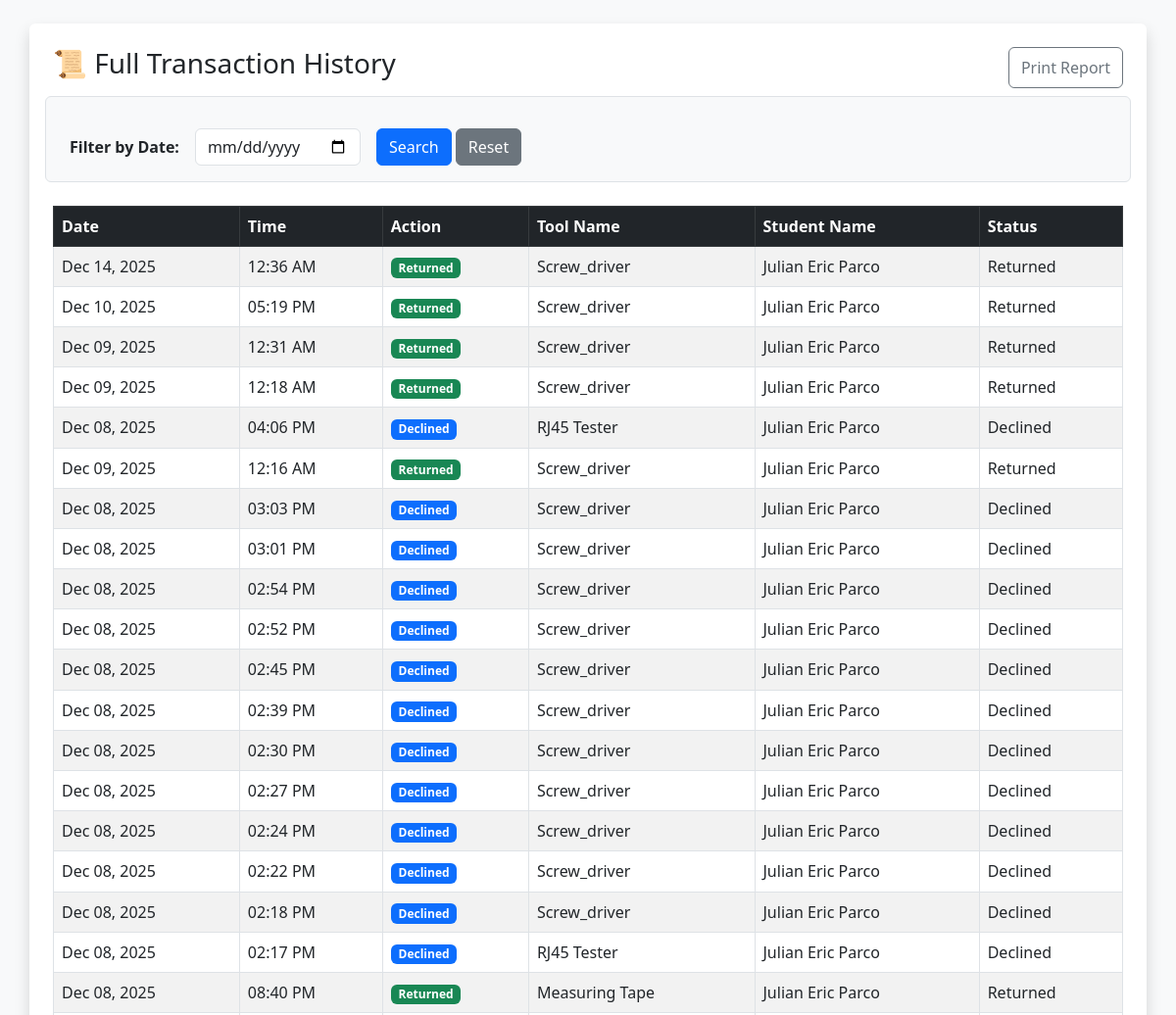
The page /admin_history.php (signed in, upper part) on the database as committed earlier.
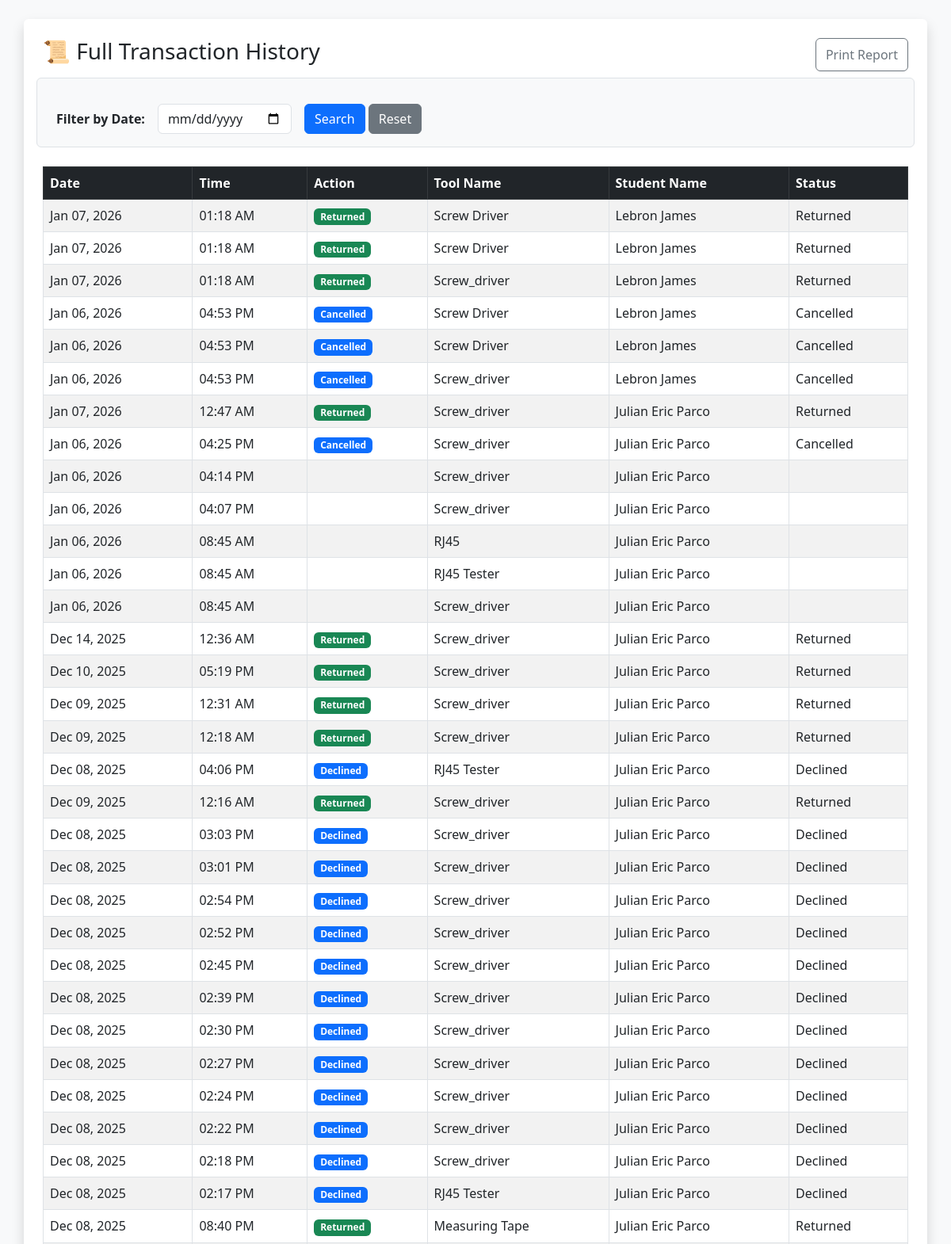
The same page on the database as committed later.
### tables this page shows
CREATE TABLE `transactions` (
  `transaction_id` int(11) NOT NULL,
  `user_id` int(11) NOT NULL,
  `tool_id` int(11) NOT NULL,
  `borrow_date` date NOT NULL,
  `return_date` date NOT NULL,
  `actual_return_date` datetime DEFAULT NULL,
  `status` enum('Pending','Approved','Borrowed','Returned','Declined','Cancelled') NOT NULL,
  `date_requested` timestamp NOT NULL DEFAULT current_timestamp(),
  `actual_borrow_date` datetime DEFAULT NULL
);

CREATE TABLE `tools` (
  `tool_id` int(11) NOT NULL,
  `barcode` varchar(50) NOT NULL,
  `tool_name` varchar(100) NOT NULL,
  `category` varchar(50) NOT NULL,
  `status` enum('Available','Borrowed','Maintenance','Lost') DEFAULT 'Available',
  `created_at` timestamp NOT NULL DEFAULT current_timestamp()
);

CREATE TABLE `users` (
  `user_id` int(11) NOT NULL,
  `id_number` varchar(20) NOT NULL,
  `full_name` varchar(100) NOT NULL,
  `email` varchar(150) NOT NULL,
  `password` varchar(255) NOT NULL,
  `role` enum('student','admin') DEFAULT 'student',
  `account_status` enum('active','restricted') DEFAULT 'active',
  `penalty_points` int(11) DEFAULT 0,
  `created_at` timestamp NOT NULL DEFAULT current_timestamp(),
  `ban_end_date` datetime DEFAULT NULL,
  `ban_reason` text DEFAULT NULL
);

### admin_history.php (the view, shortened to what this page needs)
<?php
include "db_conn.php";
$filter_date = isset($_GET['date']) ? $_GET['date'] : '';
?>
<!DOCTYPE html>
<html>
<head>
    <link href="https://cdn.jsdelivr.net/npm/bootstrap@5.3.0/dist/css/bootstrap.min.css" rel="stylesheet">
</head>
<body class="bg-light p-4">
    <div class="container bg-white p-4 shadow rounded">
        <div class="d-flex justify-content-between mb-4">
            <h3>📜 Full Transaction History</h3>
            <button onclick="window.print()" class="btn btn-outline-secondary">Print Report</button>
        </div>
        <form method="GET" class="row g-3 mb-4 border p-3 rounded bg-light">
            <div class="col-auto">
                <label class="col-form-label fw-bold">Filter by Date:</label>
            </div>
            <div class="col-auto">
                <input type="date" name="date" class="form-control" value="<?php echo $filter_date; ?>">
            </div>
            <div class="col-auto">
                <button type="submit" class="btn btn-primary">Search</button>
                <a href="admin_history.php" class="btn btn-secondary">Reset</a>
            </div>
        </form>
        <table class="table table-bordered table-striped">
            <thead class="table-dark">
                <tr>
                    <th>Date</th>
                    <th>Time</th>
                    <th>Action</th>
                    <th>Tool Name</th>
                    <th>Student Name</th>
                    <th>Status</th>
                </tr>
            </thead>
            <tbody>
                <?php
                $sql = "SELECT tr.status, t.tool_name, u.full_name, tr.actual_return_date, tr.date_requested
                        FROM transactions tr
                        JOIN users u ON tr.user_id = u.user_id
                        JOIN tools t ON tr.tool_id = t.tool_id";
                $sql .= " ORDER BY tr.transaction_id DESC";
                $result = mysqli_query($conn, $sql);
                if (mysqli_num_rows($result) > 0) {
                    while ($row = mysqli_fetch_assoc($result)) {
                        $raw_date = ($row['status'] == 'Returned') ? $row['actual_return_date'] : $row['date_requested'];
                        $display_date = date('M d, Y', strtotime($raw_date));
                        $display_time = date('h:i A', strtotime($raw_date));
                        $badge = ($row['status'] == 'Returned') ? 'success' : 'primary';
                ?>
                    <tr>
                        <td><?php echo $display_date; ?></td>
                        <td><?php echo $display_time; ?></td>
                        <td><span class="badge bg-<?php echo $badge; ?>"><?php echo $row['status']; ?></span></td>
                        <td><?php echo $row['tool_name']; ?></td>
                        <td><?php echo $row['full_name']; ?></td>
                        <td><?php echo $row['status']; ?></td>
                    </tr>
                <?php
                    }
                } else {
                    echo "<tr><td colspan='6' class='text-center'>No records found for this date.</td></tr>";
                }
                ?>
            </tbody>
        </table>
    </div>
</body>
</html>

Rows that differ between the two databases and show on the page:
added transactions: display_date "Jan 07, 2026", display_time "01:18 AM", status "Returned", tool.tool_name "Screw Driver", user.full_name "Lebron James"
added transactions: display_date "Jan 07, 2026", display_time "01:18 AM", status "Returned", tool.tool_name "Screw Driver", user.full_name "Lebron James"
added transactions: display_date "Jan 07, 2026", display_time "01:18 AM", status "Returned", tool.tool_name "Screw_driver", user.full_name "Lebron James"
added transactions: display_date "Jan 06, 2026", display_time "04:53 PM", status "Cancelled", tool.tool_name "Screw Driver", user.full_name "Lebron James"
added transactions: display_date "Jan 06, 2026", display_time "04:53 PM", status "Cancelled", tool.tool_name "Screw Driver", user.full_name "Lebron James"
added transactions: display_date "Jan 06, 2026", display_time "04:53 PM", status "Cancelled", tool.tool_name "Screw_driver", user.full_name "Lebron James"
added transactions: display_date "Jan 07, 2026", display_time "12:47 AM", status "Returned", tool.tool_name "Screw_driver", user.full_name "Julian Eric Parco"
added transactions: display_date "Jan 06, 2026", display_time "04:25 PM", status "Cancelled", tool.tool_name "Screw_driver", user.full_name "Julian Eric Parco"
added transactions: display_date "Jan 06, 2026", display_time "04:14 PM", tool.tool_name "Screw_driver", user.full_name "Julian Eric Parco"
added transactions: display_date "Jan 06, 2026", display_time "04:07 PM", tool.tool_name "Screw_driver", user.full_name "Julian Eric Parco"
added transactions: display_date "Jan 06, 2026", display_time "08:45 AM", tool.tool_name "RJ45", user.full_name "Julian Eric Parco"
added transactions: display_date "Jan 06, 2026", display_time "08:45 AM", tool.tool_name "RJ45 Tester", user.full_name "Julian Eric Parco"
added transactions: display_date "Jan 06, 2026", display_time "08:45 AM", tool.tool_name "Screw_driver", user.full_name "Julian Eric Parco"
